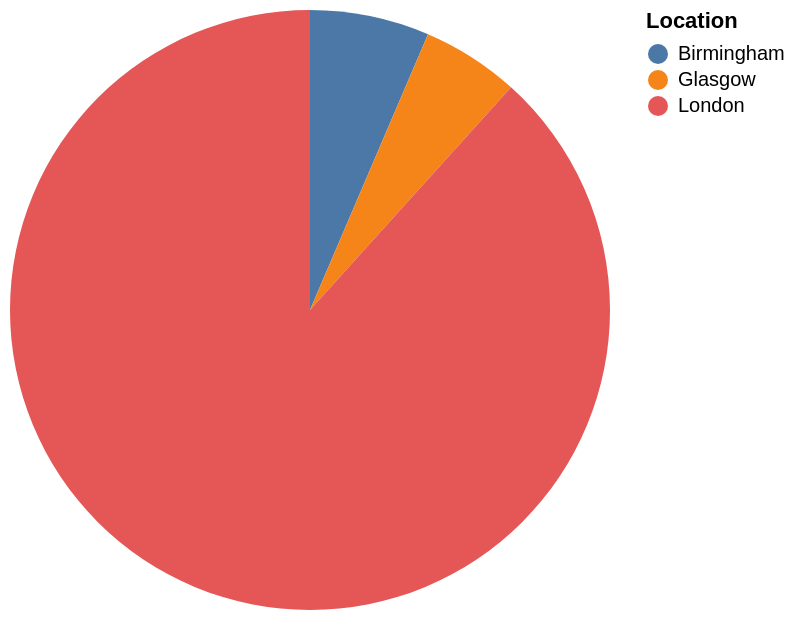

Vega-Lite specification for this chart:
### Vega-Lite specification from a JSON file in a GitHub repository (floating-point values rounded to 4 significant figures)
{"data": {"values": [{"x_data": "Birmingham", "y_data": 36.33}, {"x_data": "Glasgow", "y_data": 29.66}, {"x_data": "London", "y_data": 498.5}]}, "mark": "arc", "encoding": {"theta": {"field": "y_data", "type": "quantitative", "title": "sum(total_passengers)"}, "color": {"field": "x_data", "type": "nominal", "title": "Location"}}}
